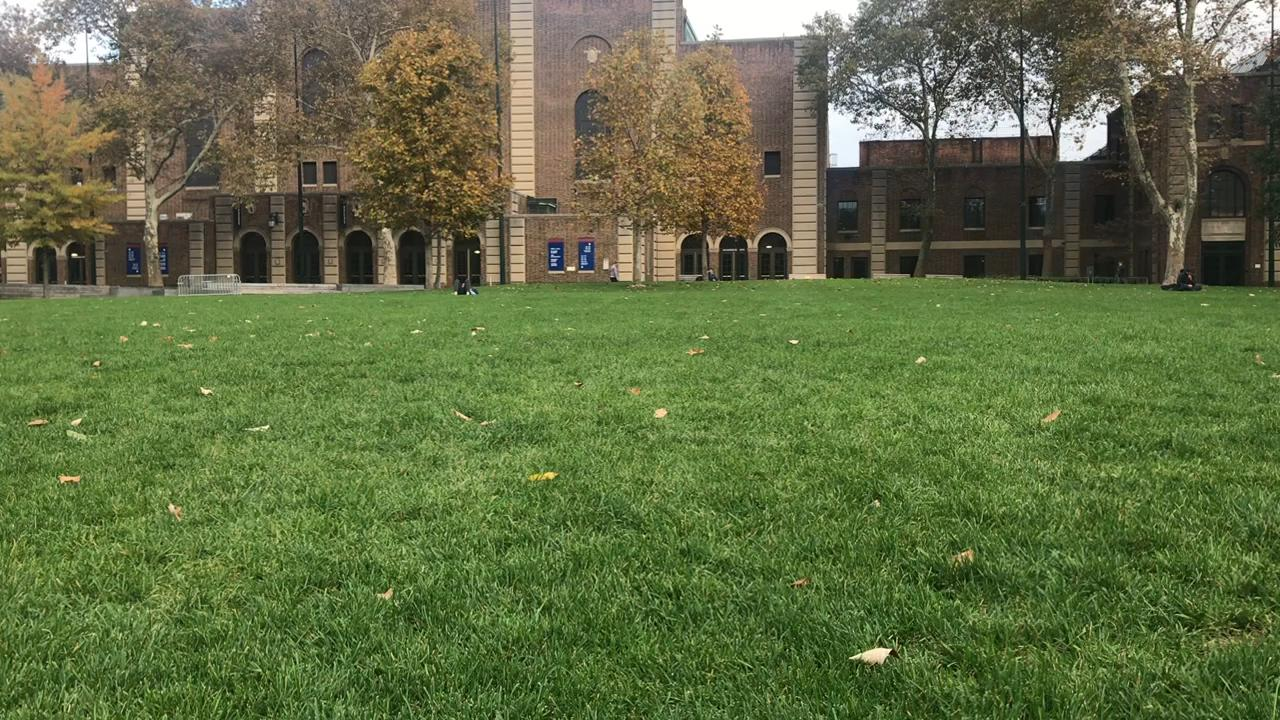
#> input picture new_left.jpg, 1280 x 720 px
$ python wrapperN.py
#> lines starting #> are read from the running program, lines starting #| are printed output that depends on the picture
### corner_detector.py
'''
  File name: corner_detector.py
  Author: Brian Barrows, Zachary Fisher, Michael Woc
  Date created: 10/31/2019
'''

'''
  File clarification:
    Detects corner features in an image. You can probably find free “harris” corner detector on-line,
    and you are allowed to use them.
    - Input img: H × W matrix representing the gray scale input image.
    - Output cimg: H × W matrix representing the corner metric matrix.
'''
import cv2
import numpy as np

def corner_detector(img):

  # Blur image
  img = cv2.blur(img,(5,5))

  # Calcuate Corners
  cimg = cv2.cornerHarris(img,2,3,0.04)

  return cimg

### anms.py
'''
  File name: anms.py
  Author: Group 12
  Date created: 10/31/19
'''

'''
  File clarification:
    Implement Adaptive Non-Maximal Suppression. The goal is to create an uniformly distributed
    points given the number of feature desired:
    - Input cimg: H × W matrix representing the corner metric matrix.
    - Input max_pts: the number of corners desired.
    - Outpuy x: N × 1 vector representing the column coordinates of corners.
    - Output y: N × 1 vector representing the row coordinates of corners.
    - Output rmax: suppression radius used to get max pts corners.
'''

import numpy as np

def anms(cimg, max_pts):

    # Tune for thresholding
    thresh1 = 0.005 # pre-threshold
    thresh2 = 1.1   # anms-threshold

    # %% Pre-thresholding

    # Create meshgrids and flatten
    nr,nc = cimg.shape
    cols,rows = np.meshgrid(range(nc),range(nr))
    colsf = cols.flatten()
    rowsf = rows.flatten()
    cimgf = cimg.flatten()

    # Threshold
    prethresh = thresh1*np.amax(cimgf)
    cimgf = np.where(cimgf>prethresh, np.asarray(cimgf), np.zeros((nr*nc,)))
    indices = np.nonzero(cimgf)
    cimgf = list(cimgf[indices])
    rowsf = list(rowsf[indices])
    colsf = list(colsf[indices])
    length = len(cimgf)

    # %% ANMS

    # Initialize variables
    # (for matrices: row index is reference corner, column index is corner being compared to)
    inf = (nr**2)+(nc**2) # longest possible distance^2
    greater = np.zeros((length,length),dtype=bool) # Boolean matrix (1 if above anms-thresh)
    dist2 = np.zeros((length,length)) # distance^2 matrix (from ref to compare corner)

    # Find all corners above anms-threshold
    compare,ref = np.meshgrid(cimgf,cimgf) # row-wise and column-wise matrices of cimgf vectors
    anmsthresh = ref*thresh2
    greater = compare > anmsthresh

    # Compute distance from all corners (ref) to all other corners (comp)
    rows_comp,cols_comp = np.meshgrid(rowsf,colsf) # row-wise and column-wise matrices of indices
    rows_ref = np.transpose(rows_comp) # (rows_ref does not change row-wise, rows_comp does)
    cols_ref = np.transpose(cols_comp) # (cols_ref does not change row-wise, cols_comp does)
    dist2 = (rows_ref - rows_comp)**2 + (cols_ref - cols_comp)**2

    # Find minimum distance to other corner above thresh
    logical_dist2 = np.where(greater,dist2,np.ones((length,length))*inf) # inf where not(greater)
    j_min = np.argmin(logical_dist2,axis=1) # col (j) indices of minimum distance in each row
    i_min =  np.asarray(range(length)) # row (i) indices
    min_dist2 = dist2[i_min,j_min] # minimum distance to sufficiently larger corner

    # Find row and col indices of minimum distance from above
    min_rows = np.asarray(rowsf)[j_min]
    min_cols = np.asarray(colsf)[j_min]

    # Sort by decending radius
    z2 = zip(min_dist2,min_rows,min_cols)
    z2 = sorted(z2, key=lambda x: x[0],reverse=True)
    min_dist2_sorted,min_rows_sorted,min_cols_sorted = zip(*list(z2))
    min_dist2_sorted = list(min_dist2_sorted)
    min_rows_sorted = list(min_rows_sorted)
    min_cols_sorted = list(min_cols_sorted)

    # Set outputs, trimmed to N = max_pts corners
    found = len(min_cols_sorted)
    if found < max_pts:
        max_pts = found
        print("Warning: found fewer than N corners above pre-threshold... N reduced to " + str(found) + ".")
    x = np.reshape(np.asarray(min_cols_sorted[0:max_pts]),(max_pts,1))
    y = np.reshape(np.asarray(min_rows_sorted[0:max_pts]),(max_pts,1))
    rmax = np.sqrt(min_dist2_sorted[max_pts-1])

    return x, y, rmax

### helper.py
'''
  File name: helper.py
  Author: Barrows, Fisher, Woc
  Date created: Nov 13, 2019
'''

'''
  Function clarification: ignore_edge_pts()
    Deletes points from near edges of image from anms output.
    Inputs:
        x: N x 1 array of x-coordinates of corners
        y: N x 1 array of y-coordinates of corners
        w: width
        h: height
        border: the distance in pixels from edge within which corners will be deleted
    Outputs:
        X: n x 1 array of x-coordinates ignoring edge points with n<=N
        Y: n x 1 array of y-coordinates ignoring edge points with n<=N
'''

import numpy as np

def ignore_edge_pts(x_in,y_in,h,w,border):

    x_out,y_out = [],[]

    for x,y in zip(x_in,y_in):
        if (x > border) & (x < w-border) & (y > border) & (y < h-border):
            x_out.append(x)
            y_out.append(y)

    X,Y = np.array(x_out),np.array(y_out)

    return X,Y

### feat_desc.py
'''
  File name: feat_desc.py
  Author: Barrows, Fisher, & Woc
  Date created: 11/2/2019
'''

'''
  File clarification:
    Extracting Feature Descriptor for each feature point. You should use the subsampled image around each point feature,
    just extract axis-aligned 8x8 patches. Note that it’s extremely important to sample these patches from the larger 40x40
    window to have a nice big blurred descriptor.
    - Input img: H × W matrix representing the gray scale input image.
    - Input x: N × 1 vector representing the column coordinates of corners.
    - Input y: N × 1 vector representing the row coordinates of corners.
    - Outpuy descs: 64 × N matrix, with column i being the 64 dimensional descriptor (8 × 8 grid linearized) computed at location (xi , yi) in img.
'''

import numpy as np
from scipy.ndimage import gaussian_filter

def feat_desc(img, x, y):

    # Setup Parameters
    rows, cols = img.shape
    numPts, dims = x.shape
    matrix = np.zeros((8,8,numPts))
    descs = np.zeros((64,numPts))

    # Pad Input Image with Zeros
    img = np.pad(img, [20, 20], mode='constant')

    # Blur Image
    img = gaussian_filter(img, sigma=5)

    # Shift Input Coordinates To Be Within Padding
    x = x + 20
    y = y + 20

    # Loop Through Interest Points
    for i in range(0,numPts):
        # Loop Through Rows
        for j in range(0,8):
            # Loop Through Cols
            for k in range(0,8):
                # Create 8x8 Patch from Maximums in 5x5's within 40x40


                '''
                # Old Version
                rowStart = int(y[i]-20+(j*5))
                rowEnd = int(y[i]-15+(j*5))
                colStart = int(x[i]-20+(k*5))
                colEnd = int(x[i]-15+(k*5))
                smallWindow = img[rowStart:rowEnd, colStart:colEnd]
                matrix[j,k,i] = np.max(smallWindow)
                # End of Old Version

                # New Version
                if (j <= 3):
                    row = int(y[i]-20+(j*5))
                else:
                    row = int(y[i]-15+(j*5))
                if (k <= 3):
                    col = int(x[i]-20+(k*5))
                else:
                    col = int(x[i]-15+(k*5))
                matrix[j,k,i] = img[row, col]
                # End of New Version
                '''

                # Newest Version
                row = int(y[i]-18+(j*5))
                col = int(x[i]-18+(k*5))
                matrix[j,k,i] = img[row, col]
                # End of Newest Version

        # Normalize to Mean of 0 and Standard Deviation of 1
        matrix[:,:,i] = (matrix[:,:,i] - np.mean(matrix[:,:,i])) / np.std(matrix[:,:,i])

        # Reshape matrix to be 64xnumPts
        descs[:,i] = np.reshape(matrix[:,:,i], 64)

    return descs

### feat_match.py
'''
  File name: feat_match.py
  Author:
  Date created:
'''

'''
  File clarification:
    Matching feature descriptors between two images. You can use k-d tree to find the k nearest neighbour.
    Remember to filter the correspondences using the ratio of the best and second-best match SSD. You can set the threshold to 0.6.
    - Input descs1: 64 × N1 matrix representing the corner descriptors of first image.
    - Input descs2: 64 × N2 matrix representing the corner descriptors of second image.
    - Outpuy match: N1 × 1 vector where match i points to the index of the descriptor in descs2 that matches with the
                    feature i in descriptor descs1. If no match is found, you should put match i = −1.
'''

import numpy as np
import cv2
from numpy import linalg as LA

def feat_match(descs1, descs2):

    # Setup Parameters
    numPixels1, numPts1 = descs1.shape  # Where numPixels is 64
    numPixels2, numPts2 = descs2.shape
    match = np.zeros((numPts1,1))       # Initializing match outputs
    threshold = 0.8                     # Ratio Test Threshold

    # Loop through each feature description in descs1
    for i in range(0,numPts1):

        bestComparison = 100000             # Set to be easily replaced
        secondBestComparison = 100000       # Set to be easily replaced

        # Loop through each feature description in descs2
        for j in range(0,numPts2):
            # Compare every descs2 to each individual descs1
            #comparison = LA.norm(descs1[:,i] - descs2[:,j])
            comparison = np.sum((descs1[:,i] - descs2[:,j])**2)
            # If the current comparison is the best thus far
            if (comparison < bestComparison):
                secondBestComparison = bestComparison
                bestComparison = comparison  # udpate the variable
                index = j                    # save the index
            # If the current comparison is not the best and better than the second best
            elif (comparison < secondBestComparison):
                secondBestComparison = comparison  # update the variable

        # Ratio Test between best and second best comparisons
        if (bestComparison/secondBestComparison <= threshold):
            match[i] = index  # Record the index in descs2 that matches descs1
        else:   # If the ratio test was not passed
            match[i] = -1    # return that no match is found

    return match

### ransac_est_homography.py
'''
  File name: ransac_est_homography.py
  Author: Brian Barrows, Zachary Fisher, Michael Woc
  Date created: 11/3/2019
'''

'''
  File clarification:
    Use a robust method (RANSAC) to compute a homography. Use 4-point RANSAC as
    described in class to compute a robust homography estimate:
    - Input x1, y1, x2, y2: N × 1 vectors representing the correspondences feature coordinates in the first and second image.
                            It means the point (x1_i , y1_i) in the first image are matched to (x2_i , y2_i) in the second image.
    - Input thresh: the threshold on distance used to determine if transformed points agree.
    - Outpuy H: 3 × 3 matrix representing the homograph matrix computed in final step of RANSAC.
    - Output inlier_ind: N × 1 vector representing if the correspondence is inlier or not. 1 means inlier, 0 means outlier.
'''

import numpy as np
import random
from est_homography import est_homography

def ransac_est_homography(x1, y1, x2, y2, thresh):
    # Desired Number of Feature Pairs
    nPairs = 4
    # Desired Number of Iterations
    nRANSAC = 1000
    # Generate Indexes
    pairIndex = list(range(len(x1)))
    # T/F Vector for Inlier or Outlier, temporary
    inlier_indT = []
    # Index of Inlier Point
    inlier_idx = []
    # Number of Inliers
    nInliers = 0
    # points
    im1_x = np.zeros(shape=(4,1))
    im1_y = np.zeros(shape=(4,1))
    im2_x = np.zeros(shape=(4,1))
    im2_y = np.zeros(shape=(4,1))

    # iterate ransac
    for q in range(nRANSAC):
        # Choose 4 Random Indexes for Feature Pairs
        match_Sample = random.sample(pairIndex,nPairs)
        # range(0,nPairs)
        for j in range(nPairs):
            k = match_Sample[j]
            im1_x[j] = x1[k]
            im1_y[j] = y1[k]
            im2_x[j] = x2[k]
            im2_y[j] = y2[k]

        # Estimate Homography
        H_Est = est_homography(im1_x,im1_y,im2_x,im2_y)
        #HL /= HL[2,2]
        #HR /= HR[2,2]

        # Compute Inliers
        for m in range(len(x1)):
            # Transpose Image 1 Point
            im1_pt = np.array([[x1[m]], [y1[m]], [1]])
            # Combine Image 2 Point Coordinates
            im2_pt = np.array([x2[m], y2[m]])
            # Transform Image 1 Point
            im1_T = np.dot(H_Est,im1_pt)
            # Convert Homogenous Coordinates to X,Y coordinates
            #norm1 = np.array([float(im1_T[0])/float(im1_T[2]), float(im1_T[1])/float(im1_T[2])])
            norm1 = np.array([im1_T[0]/im1_T[2], im1_T[1]/im1_T[2]])
            # Calculate Distances and Error and Compare to Threshold,
            # Must be less than or eqaul to threshold
            if (np.sqrt(np.sum((norm1-im2_pt)**2)) <= thresh):
                inlier_idx.append(m) # Save index of inlier
                inlier_indT.append(1) # Denotes inlier
            else:
                inlier_indT.append(0) # Denotes outlier

        #print(np.count_nonzero(inlier_indT),nInliers,np.count_nonzero(inlier_indT) > nInliers)
        # If number of inliers is greater than before, update inliers list
        if (np.count_nonzero(inlier_indT) > nInliers):
            inliers = inlier_idx # Save Inlier Index
            inlier_ind = inlier_indT # Save T/F Vector for Output
            nInliers = np.count_nonzero(inlier_indT) # Update Current Number of Inliers
        #print('----')

        # clear variables
        inlier_idx = [] # clear indices
        inlier_indT = [] # clear Boolean

    #print('*************** END')
    # Get Coordinates for Inliers
    im1_xF = np.zeros(shape=(len(inliers),1))
    im1_yF = np.zeros(shape=(len(inliers),1))
    im2_xF = np.zeros(shape=(len(inliers),1))
    im2_yF = np.zeros(shape=(len(inliers),1))
    for i in range(len(inliers)):
        j = inliers[i]
        im1_xF[i] = x1[j]
        im1_yF[i] = y1[j]
        im2_xF[i] = x2[j]
        im2_yF[i] = y2[j]

    # Compute Homography with Inliers
    H = est_homography(im1_xF,im1_yF,im2_xF,im2_yF)

    # Normalize
    H /= H[2,2]

    return H, inlier_ind

### est_homography.py
'''
  File name: est_homography.py
  Author: Haoyuan(Steve) Zhang
  Date created: 10/15/2017
'''

'''
  File clarification:
    Estimate homography for source and target image, given correspondences in source image (x, y) and target image (X, Y) respectively
    - Input x, y: the coordinates of source correspondences
    - Input X, Y: the coordinates of target correspondences
      (X/Y/x/y , each is a numpy array of n x 1, n >= 4)

    - Output H: the homography output which is 3 x 3
      ([X,Y,1]^T ~ H * [x,y,1]^T)
'''

import numpy as np
import pdb

def est_homography(x, y, X, Y):
  N = x.size
  A = np.zeros([2 * N, 9])

  i = 0
  while i < N:
    a = np.array([x[i], y[i], 1]).reshape(-1, 3)
    c = np.array([[X[i]], [Y[i]]])
    d = - c * a
    d = np.squeeze(d)

    A[2 * i, 0 : 3], A[2 * i + 1, 3 : 6]= a, a
    A[2 * i : 2 * i + 2, 6 : ] = d

    i += 1

  # compute the solution of A
  U, s, V = np.linalg.svd(A, full_matrices=True)
  h = V[8, :]
  H = h.reshape(3, 3)

  return H

### wrapperN.py
'''
  File name: wrapper.py
  Authors: Brian Barrows, Zachary Fisher, Michael Woc
  Date created: 10/31/2019
'''

'''
  File clarification:
      This is the test script to execute all of the ".py" files in this folder.
      Adjust input images here if needed.

'''

import numpy as np
import cv2
import matplotlib.pyplot as plt
from corner_detector import *
from anms import *
from feat_desc import *
from feat_match import *
from ransac_est_homography import *
from mymosaic import *
from helper import *

# [10 lines of commented-out code are left out]

imgL = cv2.imread('new_left.jpg')
#> imgL is the input picture: shape (720, 1280, 3); mean B, G, R 66.8, 110.1, 96.6
imgM = cv2.imread('new_middle.jpg')
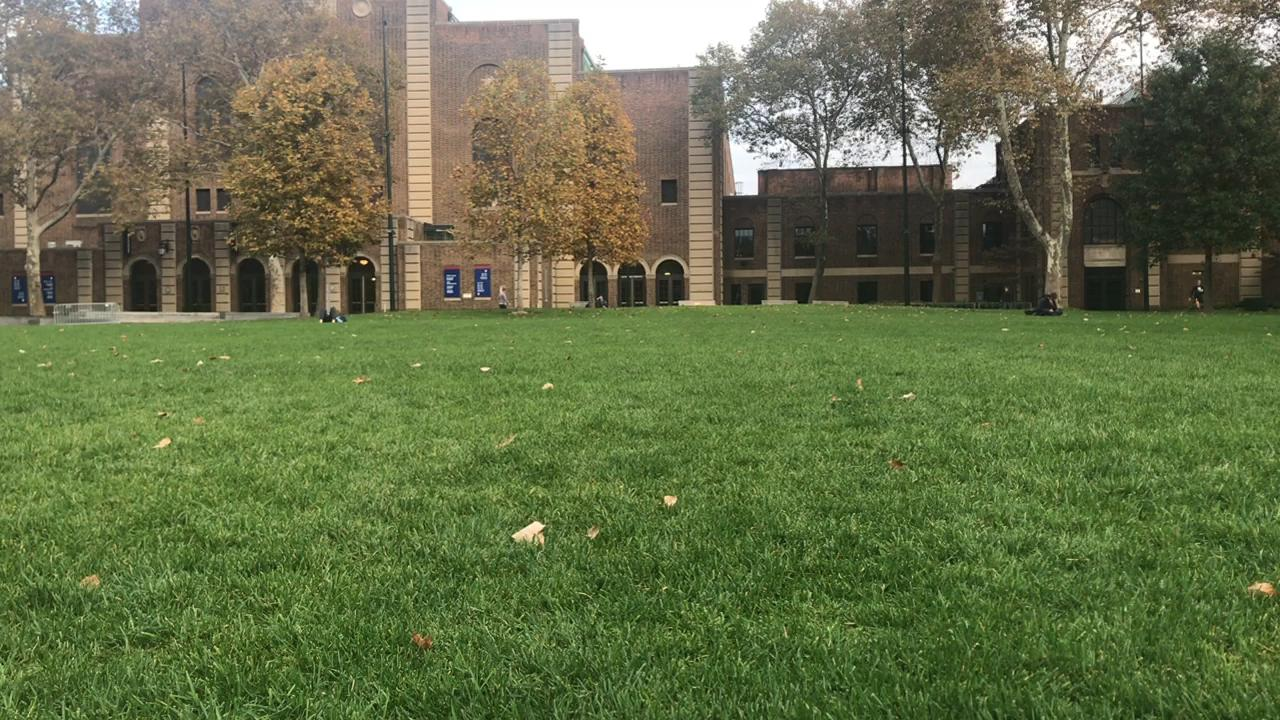
#> input picture new_middle.jpg, 1280 x 720 px
#> imgM is the input picture: shape (720, 1280, 3); mean B, G, R 72, 111.6, 100
imgR = cv2.imread('new_right.jpg')
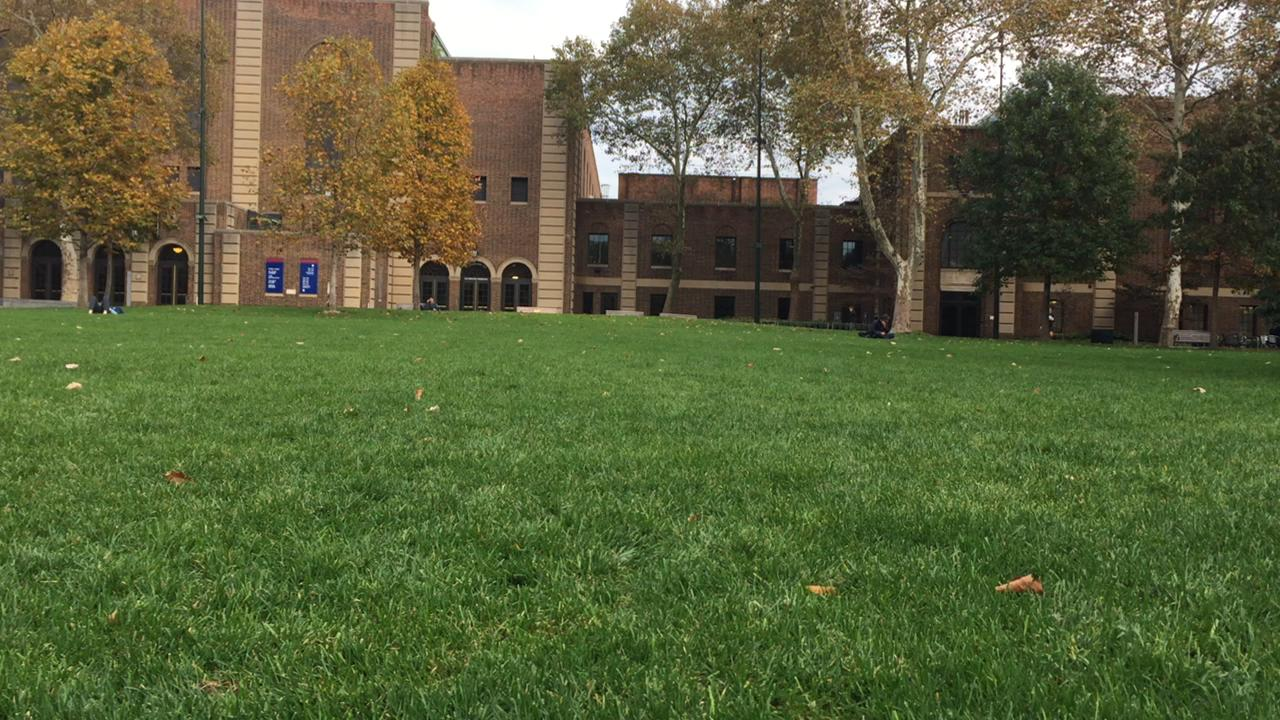
#> input picture new_right.jpg, 1280 x 720 px
#> imgR is the input picture: shape (720, 1280, 3); mean B, G, R 59.2, 98.2, 89

#imgL = cv2.imread('lib_left.jpg')
#imgM = cv2.imread('lib_middle.jpg')
#imgR = cv2.imread('lib_right.jpg')

# Image Resizing
scale_percent = 640/imgL.shape[1]*100 # percent of original size
width = int(imgL.shape[1] * scale_percent / 100)
height = int(imgL.shape[0] * scale_percent / 100)
dim = (width, height)
imgL = cv2.resize(imgL, dim, interpolation = cv2.INTER_AREA)
#> imgL: shape (360, 640, 3)
imgM = cv2.resize(imgM, dim, interpolation = cv2.INTER_AREA)
#> imgM: shape (360, 640, 3)
imgR = cv2.resize(imgR, dim, interpolation = cv2.INTER_AREA)
#> imgR: shape (360, 640, 3)

# Grayscale
grayL = cv2.cvtColor(imgL, cv2.COLOR_BGR2GRAY)
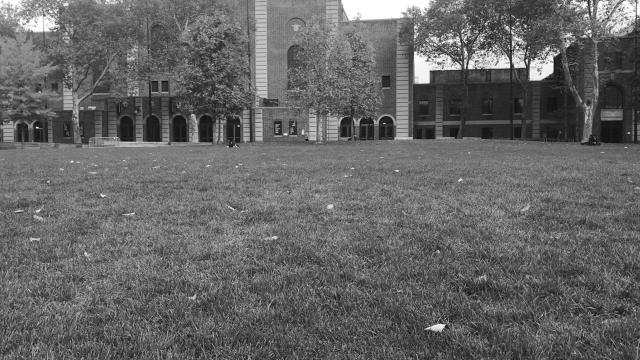
#> grayL: shape (360, 640); min 15, max 255, mean 101.3
grayM = cv2.cvtColor(imgM, cv2.COLOR_BGR2GRAY)
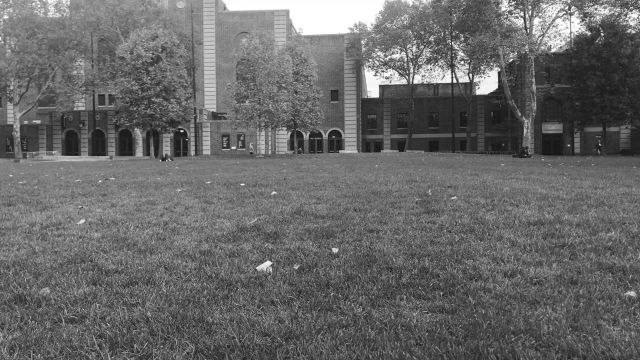
#> grayM: shape (360, 640); min 21, max 255, mean 103.8
grayR = cv2.cvtColor(imgR, cv2.COLOR_BGR2GRAY)
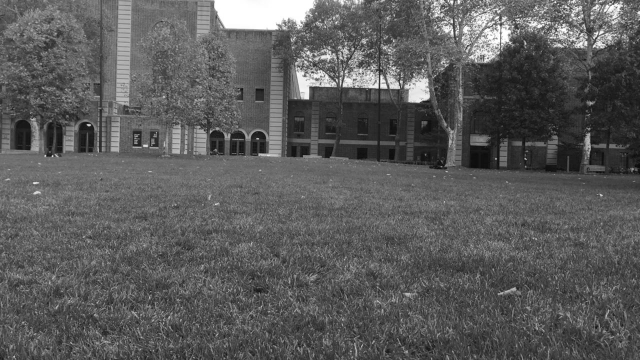
#> grayR: shape (360, 640); min 10, max 255, mean 91.1

print("preprocessing complete")

#%% Feature Detection

cimgL = corner_detector(grayL)
#> in corner_detector, `cimg = cv2.cornerHarris(img,2,3,0.04)`:
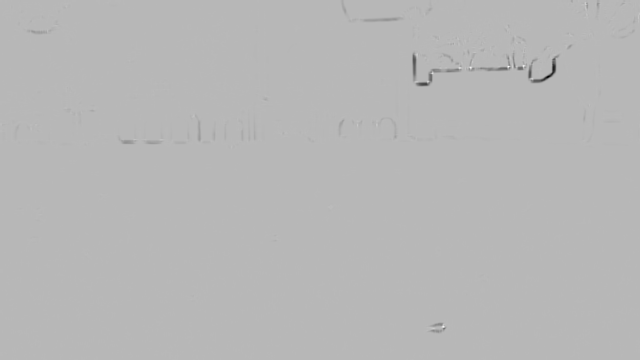
#> cimg: shape (360, 640) float32; min -0.000529, max 0.000204, mean -9.5e-07; drawn with min black and max white
cimgM = corner_detector(grayM)
cimgR = corner_detector(grayR)
#> in corner_detector (call 3), `img = cv2.blur(img,(5,5))`:
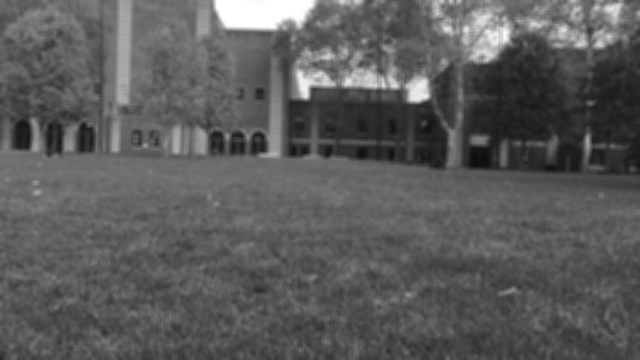
#> img: shape (360, 640); min 14, max 255, mean 91.1

print("corner detector complete")

#%% ANMS

# call functions
max_pts = 300
xL,yL,rmaxL = anms(cimgL, max_pts)
#> (the rest of the program and of its run is left out)
